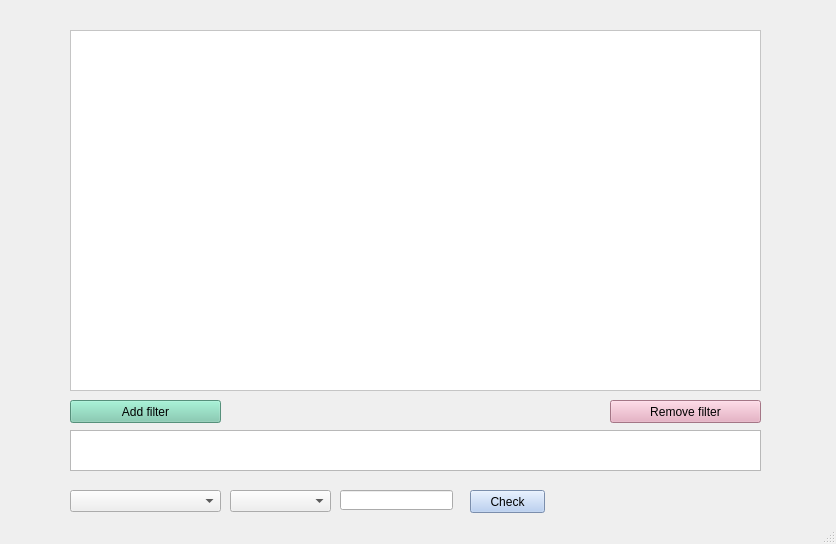
<?xml version="1.0" encoding="UTF-8"?>
<ui version="4.0">
 <class>FilterManagerMainWindow</class>
 <widget class="QMainWindow" name="FilterManagerMainWindow">
  <property name="geometry">
   <rect>
    <x>0</x>
    <y>0</y>
    <width>836</width>
    <height>544</height>
   </rect>
  </property>
  <property name="windowTitle">
   <string>MainWindow</string>
  </property>
  <widget class="QWidget" name="centralwidget">
   <widget class="QPushButton" name="addFilterButton">
    <property name="geometry">
     <rect>
      <x>70</x>
      <y>400</y>
      <width>151</width>
      <height>23</height>
     </rect>
    </property>
    <property name="styleSheet">
     <string notr="true">background-color: rgb(120, 201, 172);</string>
    </property>
    <property name="text">
     <string>Add filter</string>
    </property>
   </widget>
   <widget class="QPushButton" name="removeFilterButton">
    <property name="geometry">
     <rect>
      <x>610</x>
      <y>400</y>
      <width>151</width>
      <height>23</height>
     </rect>
    </property>
    <property name="styleSheet">
     <string notr="true">background-color: rgb(230, 165, 187);</string>
    </property>
    <property name="text">
     <string>Remove filter</string>
    </property>
   </widget>
   <widget class="QTableView" name="FilterManagerTableView">
    <property name="geometry">
     <rect>
      <x>70</x>
      <y>30</y>
      <width>691</width>
      <height>361</height>
     </rect>
    </property>
    <property name="styleSheet">
     <string notr="true">background-color: rgb(255, 255, 255);</string>
    </property>
   </widget>
   <widget class="QTextBrowser" name="checkResultTextBox">
    <property name="geometry">
     <rect>
      <x>70</x>
      <y>430</y>
      <width>691</width>
      <height>41</height>
     </rect>
    </property>
   </widget>
   <widget class="QComboBox" name="objectClassList">
    <property name="geometry">
     <rect>
      <x>70</x>
      <y>490</y>
      <width>151</width>
      <height>22</height>
     </rect>
    </property>
   </widget>
   <widget class="QComboBox" name="filterLogicList">
    <property name="geometry">
     <rect>
      <x>230</x>
      <y>490</y>
      <width>101</width>
      <height>22</height>
     </rect>
    </property>
   </widget>
   <widget class="QLineEdit" name="filterValueInput">
    <property name="geometry">
     <rect>
      <x>340</x>
      <y>490</y>
      <width>113</width>
      <height>20</height>
     </rect>
    </property>
   </widget>
   <widget class="QPushButton" name="checkLogic">
    <property name="geometry">
     <rect>
      <x>470</x>
      <y>490</y>
      <width>75</width>
      <height>23</height>
     </rect>
    </property>
    <property name="styleSheet">
     <string notr="true">background-color: rgb(172, 199, 241);</string>
    </property>
    <property name="text">
     <string>Check</string>
    </property>
   </widget>
  </widget>
  <widget class="QStatusBar" name="statusbar"/>
 </widget>
 <resources/>
 <connections/>
</ui>
